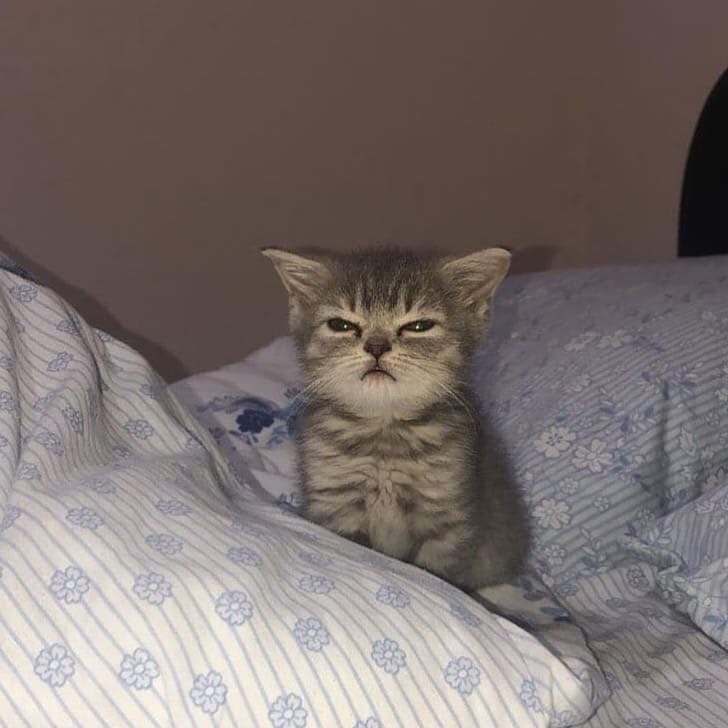
#> input picture task2/pic.jpg, 728 x 728 px
$ jupyter execute --allow-errors task2.ipynb
#> lines starting #> are read from the running program, lines starting #| are printed output that depends on the picture
# Задание 2

Взять фото, которое нравится, повысить насыщенность в LAB-пространстве через А и B компоненты

### Библиотеки

[cell 1]
import cv2
import numpy as np
import matplotlib.pyplot as plt

Загрузка фото в BGR

[cell 2]
img = cv2.imread("pic.jpg")
#> img is the input picture: shape (728, 728, 3); mean B, G, R 109.8, 112.3, 122.7
plt.imshow(img)

Фото в RGB

[cell 3]
img_rgb = cv2.cvtColor(img, cv2.COLOR_BGR2RGB)
plt.imshow(img_rgb)

Фото в LAB

[cell 4]
img_lab = cv2.cvtColor(img, cv2.COLOR_BGR2LAB)
#> img_lab: shape (728, 728, 3); mean of channels 0, 1, 2 121.2, 131.8, 131.1
plt.imshow(img_lab)

Разбивание на отдельные компоненты

[cell 5]
_, a, b = cv2.split(img_lab)
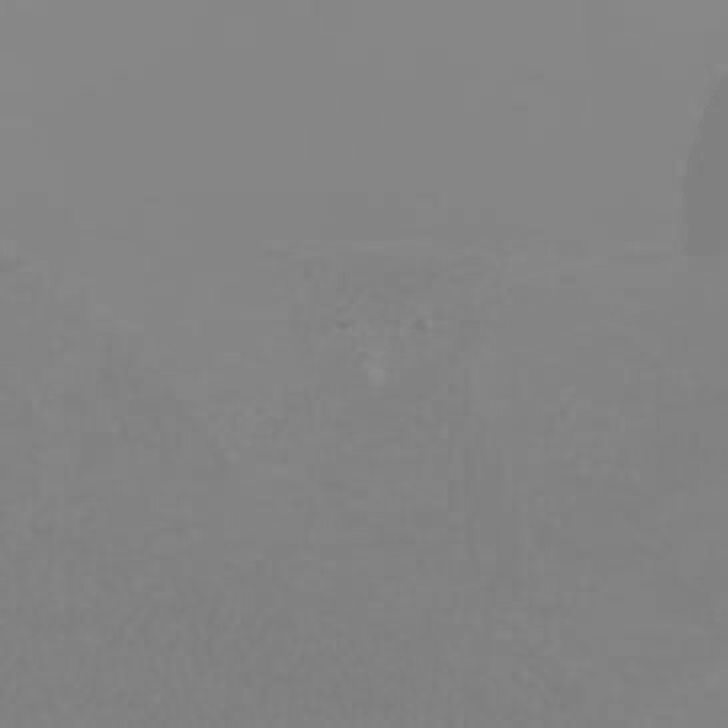
#> a: shape (728, 728); min 122, max 143, mean 131.8

Константы для изменения компонент

[cell 6]
ma = 7 # синий
mb = 4 # желтый

Изменение компонент

[cell 7]
for i in range(len(a)):
    a[i] = a[i] + ma

for i in range(len(b)):
    b[i] = b[i] + mb
